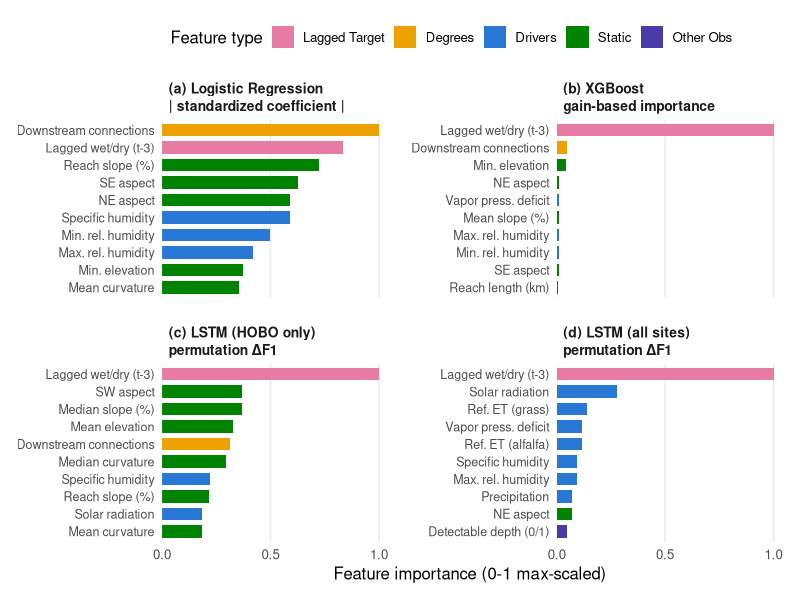

The R source for this figure:
# Combined feature-importance figure across models.
#
# Merges the four per-model feature-importance plots from the manuscript
# (Figs. 3-6: Logistic Regression, XGBoost, LSTM HOBO-only, LSTM all-sites)
# into a single multi-panel figure for easy cross-model comparison.
#
# ============================================================================
# IMPORTANT: the importance values in this script are MANUALLY TRANSCRIBED from
# the notebooks -- they are hard-coded here, NOT read from any data file. They
# were copied verbatim from the cell output of each model's notebook:
#     lr/lr.ipynb, xgb/xgb.ipynb,
#     lstm/lstm_hobo_sites.ipynb, lstm/lstm_all_sites.ipynb
#
# Because they are a static snapshot, they will silently go STALE if any of
# those notebooks or the underlying models are re-run (e.g. after retraining,
# a new data pull, a changed random seed, or a feature-set edit). If you re-run
# any notebook, you MUST re-copy its top-10 feature importances into the
# `importance` tribble below (and update the display names / metric labels if
# the feature set changed) so this figure stays in sync with the models.
# ============================================================================
#
# Following those notebooks, importance is the absolute value of the raw metric,
# max-scaled to 0-1, showing the top 10 features. Underlying metric differs by
# model (see panel captions) but all are 0-1 max-scaled, so bar lengths are
# comparable across panels.

library(tidyverse)

# --- Feature -> category color scheme ---------------------------------------
# Colorblind-safe categorical palette. This 5-hue set clears every hard gate of
# the data-viz validator on the all-pairs test against a white surface (worst
# CVD ΔE 13.0, target >= 8; worst normal-vision ΔE 16.3, hard floor >= 15), so
# any two categories remain distinguishable under protan/deutan CVD regardless
# of which bars land adjacent. Hues echo the notebooks' original scheme for
# continuity (green/blue/violet). The two lower-contrast hues (yellow, magenta)
# are assigned to Degrees and Lagged Target, whose bars are the longest in the
# panels where they appear; every bar is also directly labeled (relief rule).
category_colors <- c(
  "Lagged Target" = "#e87ba4", # magenta (was red)
  "Degrees"       = "#eda100", # yellow  (was orange)
  "Drivers"       = "#2a78d6", # blue
  "Static"        = "#008300", # green
  "Other Obs"     = "#4a3aa7"  # violet  (was purple)
)

# --- Raw importances (top 10 per model, as printed in the notebooks) --------
# `raw` is the model's native metric; sign is dropped via abs() below.
# NOTE: these are hand-copied from the notebook outputs. Re-run a notebook or
# retrain a model -> update the corresponding rows here (see header note).
importance <- tribble(
  ~model, ~feature, ~raw, ~category,
  # (a) Logistic Regression -- |standardized coefficient|
  "LR", "out_degree",     4.140090, "Degrees",
  "LR", "lagged_target",  3.454425, "Lagged Target",
  "LR", "Slope",         -2.998770, "Static",
  "LR", "aspect_se_pct",  2.593444, "Static",
  "LR", "aspect_ne_pct", -2.449138, "Static",
  "LR", "sph",            2.433181, "Drivers",
  "LR", "rhmin",          2.068056, "Drivers",
  "LR", "rhmax",         -1.743166, "Drivers",
  "LR", "elev_min_cm",   -1.539184, "Static",
  "LR", "curv_mean",      1.477246, "Static",
  # (b) XGBoost -- gain-based importance
  "XGB", "lagged_target", 0.816903, "Lagged Target",
  "XGB", "out_degree",    0.040024, "Degrees",
  "XGB", "elev_min_cm",   0.036470, "Static",
  "XGB", "aspect_ne_pct", 0.010387, "Static",
  "XGB", "vp",            0.008559, "Drivers",
  "XGB", "slp_mean_pct",  0.008066, "Static",
  "XGB", "rhmax",         0.007656, "Drivers",
  "XGB", "rhmin",         0.007633, "Drivers",
  "XGB", "aspect_se_pct", 0.007348, "Static",
  "XGB", "LengthKM",      0.005559, "Static",
  # (c) LSTM (HOBO only) -- permutation dF1
  "LSTM_hobo", "lagged_target",  0.044626, "Lagged Target",
  "LSTM_hobo", "slp_median_pct", 0.016543, "Static",
  "LSTM_hobo", "aspect_sw_pct",  0.016543, "Static",
  "LSTM_hobo", "elev_mean_cm",   0.014636, "Static",
  "LSTM_hobo", "out_degree",     0.014076, "Degrees",
  "LSTM_hobo", "curv_median",    0.013083, "Static",
  "LSTM_hobo", "sph",            0.009862, "Drivers",
  "LSTM_hobo", "Slope",          0.009569, "Static",
  "LSTM_hobo", "curv_mean",      0.008205, "Static",
  "LSTM_hobo", "srad",           0.008205, "Drivers",
  # (d) LSTM (all sites) -- permutation dF1
  "LSTM_all", "lagged_target",   0.046933, "Lagged Target",
  "LSTM_all", "srad",            0.013011, "Drivers",
  "LSTM_all", "etgrass",         0.006464, "Drivers",
  "LSTM_all", "etalfalfa",       0.005381, "Drivers",
  "LSTM_all", "vp",              0.005381, "Drivers",
  "LSTM_all", "rhmax",           0.004300, "Drivers",
  "LSTM_all", "sph",             0.004300, "Drivers",
  "LSTM_all", "aspect_ne_pct",   0.003222, "Static",
  "LSTM_all", "prcp",            0.003222, "Drivers",
  "LSTM_all", "MaxDepth_Censor", 0.002146, "Other Obs"
)

# Short, descriptive display names for the raw feature keys (definitions from
# the manuscript figure captions). Kept terse so they fit inside the panels.
feature_labels <- c(
  lagged_target   = "Lagged wet/dry (t-3)",
  out_degree      = "Downstream connections",
  Slope           = "Reach slope (%)",
  slp_mean_pct    = "Mean slope (%)",
  slp_median_pct  = "Median slope (%)",
  aspect_ne_pct   = "NE aspect",
  aspect_se_pct   = "SE aspect",
  aspect_sw_pct   = "SW aspect",
  elev_min_cm     = "Min. elevation",
  elev_mean_cm    = "Mean elevation",
  curv_mean       = "Mean curvature",
  curv_median     = "Median curvature",
  LengthKM        = "Reach length (km)",
  sph             = "Specific humidity",
  rhmin           = "Min. rel. humidity",
  rhmax           = "Max. rel. humidity",
  vp              = "Vapor press. deficit",
  srad            = "Solar radiation",
  prcp            = "Precipitation",
  etgrass         = "Ref. ET (grass)",
  etalfalfa       = "Ref. ET (alfalfa)",
  MaxDepth_Censor = "Detectable depth (0/1)"
)

# Panel labels and their display order.
model_labels <- c(
  LR        = "(a) Logistic Regression\n| standardized coefficient |",
  XGB       = "(b) XGBoost\ngain-based importance",
  LSTM_hobo = "(c) LSTM (HOBO only)\npermutation ΔF1",
  LSTM_all  = "(d) LSTM (all sites)\npermutation ΔF1"
)

# Reproduce the notebooks' transform: abs value, max-scale to 0-1 per model.
plot_df <- importance |>
  group_by(model) |>
  mutate(scaled = abs(raw) / max(abs(raw))) |>
  ungroup() |>
  mutate(
    feature  = unname(feature_labels[feature]),
    model    = factor(model, levels = names(model_labels), labels = model_labels),
    category = factor(category, levels = names(category_colors))
  )

# Per-panel ordering (same feature can rank differently across models), so we
# order within each facet and strip the disambiguating suffix from labels.
reorder_within <- function(x, by, within, sep = "___") {
  stats::reorder(paste(x, within, sep = sep), by)
}
scale_y_reordered <- function(..., sep = "___") {
  scale_y_discrete(labels = function(x) gsub(paste0(sep, ".+$"), "", x), ...)
}

plot <- ggplot(plot_df, aes(
  x = scaled,
  y = reorder_within(feature, scaled, model),
  fill = category
)) +
  geom_col(width = 0.72) +
  facet_wrap(~model, scales = "free_y", ncol = 2) +
  scale_y_reordered() +
  scale_x_continuous(limits = c(0, 1), breaks = c(0, 0.5, 1), expand = expansion(mult = c(0, 0.02))) +
  scale_fill_manual(values = category_colors, name = "Feature type", drop = FALSE) +
  labs(
    x = "Feature importance (0-1 max-scaled)",
    y = NULL
  ) +
  guides(fill = guide_legend(nrow = 1)) +
  theme_minimal(base_size = 12) +
  theme(
    legend.position = "top",
    legend.justification = "left",
    strip.text = element_text(face = "bold", size = 10, hjust = 0, lineheight = 1.05),
    panel.grid.minor = element_blank(),
    panel.grid.major.y = element_blank(),
    panel.grid.major.x = element_line(color = "grey92"),
    panel.spacing.x = unit(1.4, "lines"),
    panel.spacing.y = unit(1.0, "lines"),
    axis.text.y = element_text(size = 9),
    axis.text = element_text(color = "grey30"),
    plot.margin = margin(12, 16, 12, 12)
  )

ggsave(
  filename = "figures/feature_importance_panel.png",
  plot = plot,
  width = 11,
  height = 7.5,
  dpi = 300,
  bg = "white"
)
